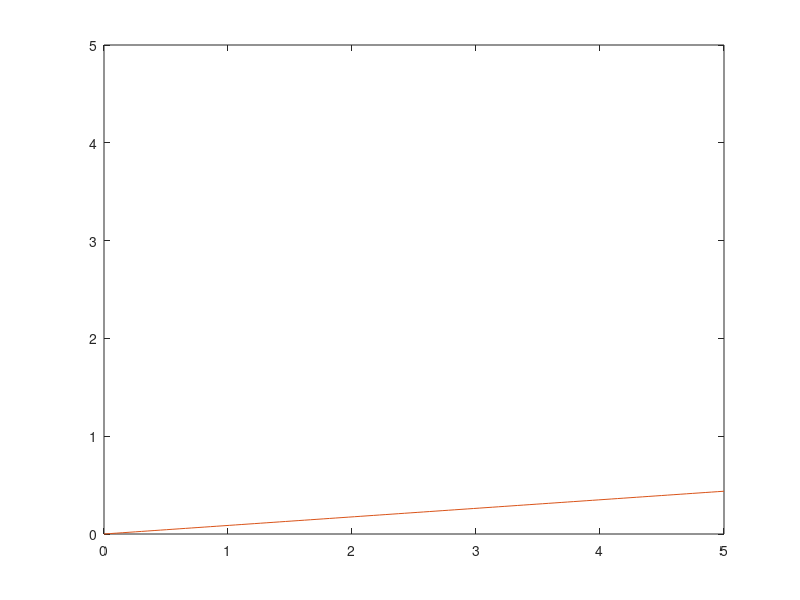

This chart was generated by the following MATLAB code:
clc;
clear all;

v=input('velocidad: ');
fprintf('\n');

beta=input('angulo de velocidad: ');
fprintf('\n');

theta=input('angulo de la pendiente: ');
fprintf('\n');

yo=input('y inicial: ');
fprintf('\n');

xo=input('x inicial: ');
fprintf('\n');

%% operaciones y grafica %%

vy=v*sind(beta);

vx=v*cosd(theta);

g=9.81;

%% timepo final
t=(tand(theta)-vy/vx)*(-2*vx^2/g)*(1/vx);
%% intervalo de tiempo
ti=linspace(0,t);
%% posicion en eje horizontal
x=xo+ti.*vx;% a cada valor de ti se le multiplica vx
%% posicion en eje vertical
y=yo+ti.*vy-(ti.^2).*(g/2);
% pintar o dibujar
plot(x,y);
hold on;

xmax=xo+t*vx;

ymax=yo+t*vy-(t.^2)*(g/2);

d=sqrt(xmax^2+ymax^2);

fprintf("y maxima es: ");
disp(ymax);
fprintf("\n");

fprintf("x maxima es: ");
disp(d);
fprintf("\n");

fprintf("tiempo total es: ");
disp(t);
fprintf("\n");

xp = linspace(0,xmax);
yp = xp.*tand(theta);

plot(xp,yp);
hold on;

%% Datos del experimento
%% v. 4,29, 
%% av. 42, 
%% ap.0, 
%% yi=0.102, 
%% xi=0.152
